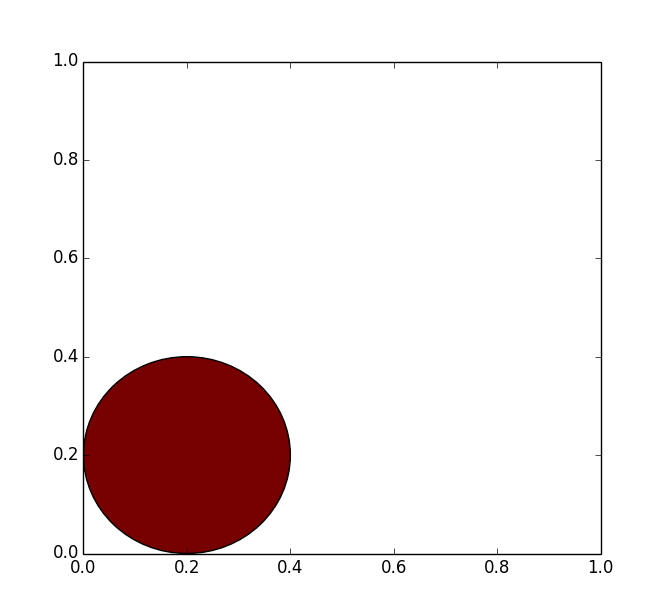

Recreate this plot in Python.
# -*- coding: utf-8 -*-
import matplotlib
import matplotlib.pyplot as plt

def main():
    fig = plt.figure()
    ax = fig.add_subplot(111)
    # 中心(0.2,0.2)で半径0.2の円を描画
    circle = plt.Circle((0.2,0.2),0.2,fc="#770000")
    ax.add_patch(circle)
    plt.show()

if __name__ == '__main__':
    main()
